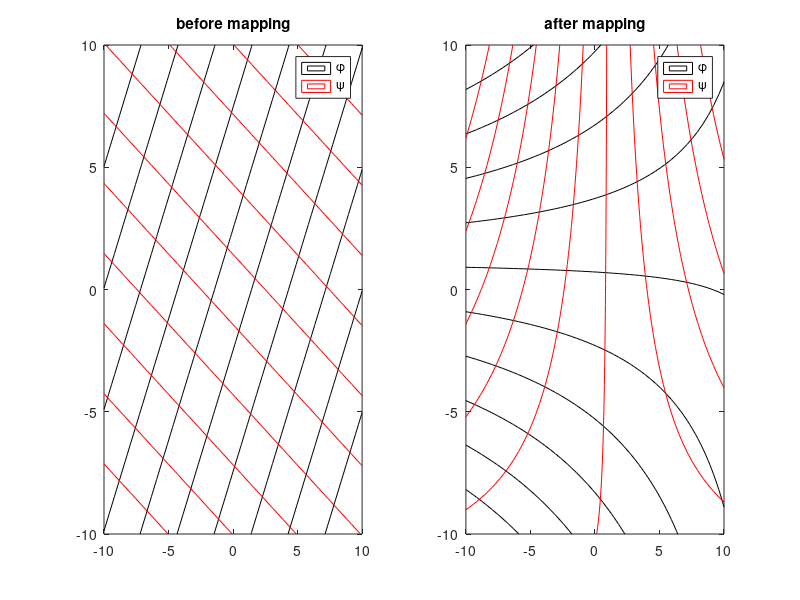

Source code (MATLAB):
clc;clear
%complex potential

n=50;
z0=0+0i;
x=linspace(-10,10,n);y=x;[X,Y]=meshgrid(x,y);

Z=X+1i*Y;
Z0=z0*ones(n);

w=Z*exp(1i*pi/6);
phi=real(w);psi=imag(w);

w_=(1i*w)^0.66;
phi_=real(w_);psi_=imag(w_);

subplot(121);contour(X,Y,phi,10,'black');hold on;contour(X,Y,psi,10,'red');title('before mapping');legend('\phi','\psi');
subplot(122);contour(X,Y,phi_,10,'black');hold on;contour(X,Y,psi_,10,'red');title('after mapping');legend('\phi','\psi');